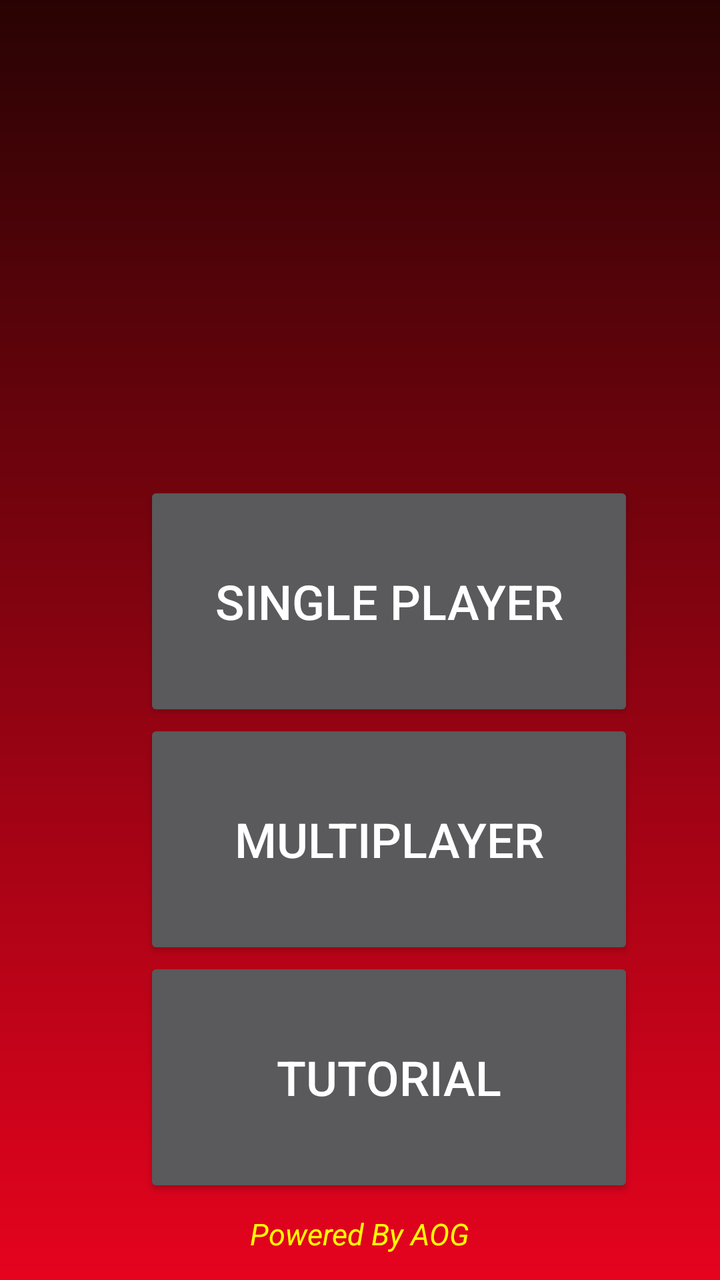
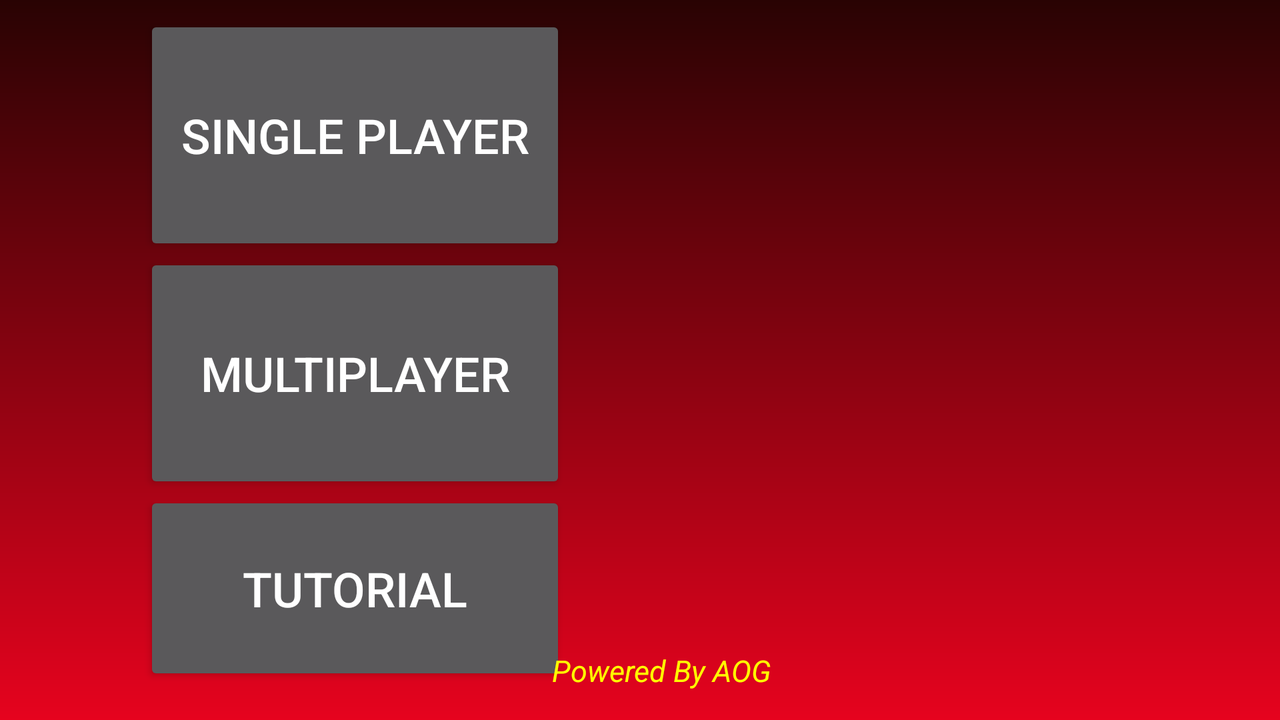

An Android layout and its configuration variant, each rendered on a device that would load it. The default file and the variant file are quoted in full after the pictures.
<!-- AndroidManifest.xml: application theme Theme.TicTacToe -->
<!-- res/layout/activity_starting_page.xml -->
<?xml version="1.0" encoding="utf-8"?>
<androidx.constraintlayout.widget.ConstraintLayout xmlns:android="http://schemas.android.com/apk/res/android"
    xmlns:app="http://schemas.android.com/apk/res-auto"
    xmlns:tools="http://schemas.android.com/tools"
    android:layout_width="match_parent"
    android:layout_height="match_parent"
    tools:context="StartingPage">

    <RelativeLayout
        android:id="@+id/relativeLayout2"
        android:layout_width="390dp"
        android:layout_height="226dp"
        android:layout_centerHorizontal="true"
        android:layout_centerVertical="true"
        app:layout_constraintEnd_toEndOf="parent"
        app:layout_constraintStart_toStartOf="parent"
        app:layout_constraintTop_toTopOf="parent">

        <ImageView
            android:id="@+id/imageView"
            android:layout_width="wrap_content"
            android:layout_height="wrap_content"
            android:layout_centerHorizontal="true"
            android:layout_centerVertical="true" />
    </RelativeLayout>

    <RelativeLayout
        android:id="@+id/relativeLayout"
        android:layout_width="389dp"
        android:layout_height="370dp"
        app:layout_constraintBottom_toBottomOf="parent"
        app:layout_constraintTop_toBottomOf="@+id/relativeLayout2"
        app:layout_constraintVertical_bias="0.33"
        tools:layout_editor_absoluteX="4dp">

        <Button
            android:id="@+id/SinglePlayer"
            android:layout_width="match_parent"
            android:layout_height="120dp"
            android:layout_centerHorizontal="true"
            android:layout_marginStart="72dp"
            android:layout_marginLeft="72dp"
            android:layout_marginEnd="72dp"
            android:layout_marginRight="73dp"
            android:text="Single Player"
            android:textSize="24dp" />

        <Button
            android:id="@+id/MultiPlayer"
            android:layout_width="match_parent"
            android:layout_height="120dp"
            android:layout_centerHorizontal="true"
            android:layout_marginStart="72dp"
            android:layout_marginLeft="72dp"
            android:layout_marginTop="119dp"
            android:layout_marginEnd="72dp"
            android:layout_marginRight="72dp"
            android:text="MultiPlayer"
            android:textSize="24dp" />

        <Button
            android:id="@+id/Tutorial"
            android:layout_width="match_parent"
            android:layout_height="120dp"
            android:layout_centerHorizontal="true"
            android:layout_marginStart="72dp"
            android:layout_marginLeft="70dp"
            android:layout_marginTop="238dp"
            android:layout_marginEnd="72dp"
            android:layout_marginRight="74dp"
            android:text="Tutorial"
            android:textSize="24dp">

        </Button>
    </RelativeLayout>

    <TextView
        android:layout_width="wrap_content"
        android:layout_height="wrap_content"
        android:text="Powered By AOG"
        android:textColor="@color/yellow"
        android:textSize="15dp"
        android:textStyle="italic"
        app:layout_constraintBottom_toBottomOf="parent"
        app:layout_constraintEnd_toEndOf="parent"
        app:layout_constraintStart_toStartOf="parent"
        app:layout_constraintTop_toTopOf="parent"
        app:layout_constraintVertical_bias="0.979" />


</androidx.constraintlayout.widget.ConstraintLayout>
<!-- resources referenced by this layout -->
<resources>
  <color name="yellow">#FFFF00</color>
  <style name="Theme.TicTacToe" parent="Theme.AppCompat.NoActionBar">
          
          <item name="colorPrimary">#420505</item>
          <item name="colorPrimaryVariant">@color/black</item>
          <item name="colorOnPrimary">@color/white</item>
          
          <item name="android:statusBarColor" tools:targetApi="l">?attr/colorPrimaryVariant</item>
          
          <item name="android:windowBackground">@drawable/gradient_drawable</item>
  
  
      </style>
  <color name="black">#FF000000</color>
  <color name="white">#FFFFFFFF</color>
  <!-- drawable gradient_drawable (drawable) -->
  <?xml version="1.0" encoding="utf-8"?>
   <shape
      android:shape = "rectangle"
      xmlns:android = "http://schemas.android.com/apk/res/android" >
  
      <gradient
          android:startColor = "#290303"
          android:endColor = "#E6031E"
          android:angle = "270"
          android:type = "linear"/>
  </shape>
</resources>
<!-- res/layout-land/activity_starting_page.xml (the author's variant of the layout above) -->
<!-- drawn on the phone turned sideways -->
<?xml version="1.0" encoding="utf-8"?>
<androidx.constraintlayout.widget.ConstraintLayout xmlns:android="http://schemas.android.com/apk/res/android"
    xmlns:app="http://schemas.android.com/apk/res-auto"
    xmlns:tools="http://schemas.android.com/tools"
    android:layout_width="match_parent"
    android:layout_height="match_parent"
    tools:context="StartingPage">

    <RelativeLayout
        android:id="@+id/relativeLayout2"
        android:layout_width="368dp"
        android:layout_height="255dp"
        android:layout_centerHorizontal="true"
        android:layout_centerVertical="true"
        app:layout_constraintBottom_toBottomOf="parent"
        app:layout_constraintEnd_toEndOf="parent"
        app:layout_constraintHorizontal_bias="0.995"
        app:layout_constraintStart_toStartOf="parent"
        app:layout_constraintTop_toTopOf="parent"
        app:layout_constraintVertical_bias="0.0">

        <ImageView
            android:id="@+id/imageView"
            android:layout_width="wrap_content"
            android:layout_height="wrap_content"
            android:layout_centerHorizontal="true"
            android:layout_centerVertical="true" />
    </RelativeLayout>

    <RelativeLayout
        android:id="@+id/relativeLayout"
        android:layout_width="355dp"
        android:layout_height="335dp"
        app:layout_constraintBottom_toBottomOf="parent"
        app:layout_constraintEnd_toEndOf="parent"
        app:layout_constraintHorizontal_bias="0.0"
        app:layout_constraintStart_toStartOf="parent"
        app:layout_constraintTop_toTopOf="parent"
        app:layout_constraintVertical_bias="0.31">

        <Button
            android:id="@+id/SinglePlayer"
            android:layout_width="match_parent"
            android:layout_height="120dp"
            android:layout_centerHorizontal="true"
            android:layout_marginStart="72dp"
            android:layout_marginLeft="72dp"
            android:layout_marginEnd="72dp"
            android:layout_marginRight="73dp"
            android:text="Single Player"
            android:textSize="24dp" />

        <Button
            android:id="@+id/MultiPlayer"
            android:layout_width="match_parent"
            android:layout_height="120dp"
            android:layout_centerHorizontal="true"
            android:layout_marginStart="72dp"
            android:layout_marginLeft="72dp"
            android:layout_marginTop="119dp"
            android:layout_marginEnd="72dp"
            android:layout_marginRight="72dp"
            android:text="MultiPlayer"
            android:textSize="24dp" />

        <Button
            android:id="@+id/Tutorial"
            android:layout_width="match_parent"
            android:layout_height="120dp"
            android:layout_centerHorizontal="true"
            android:layout_marginStart="72dp"
            android:layout_marginLeft="70dp"
            android:layout_marginTop="238dp"
            android:layout_marginEnd="72dp"
            android:layout_marginRight="74dp"
            android:text="Tutorial"
            android:textSize="24dp">

        </Button>
    </RelativeLayout>

    <TextView
        android:layout_width="wrap_content"
        android:layout_height="wrap_content"
        android:text="Powered By AOG"
        android:textColor="@color/yellow"
        android:textSize="15dp"
        android:textStyle="italic"
        app:layout_constraintBottom_toBottomOf="parent"
        app:layout_constraintEnd_toEndOf="parent"
        app:layout_constraintHorizontal_bias="0.521"
        app:layout_constraintStart_toStartOf="parent"
        app:layout_constraintTop_toTopOf="parent"
        app:layout_constraintVertical_bias="0.957" />

</androidx.constraintlayout.widget.ConstraintLayout>
